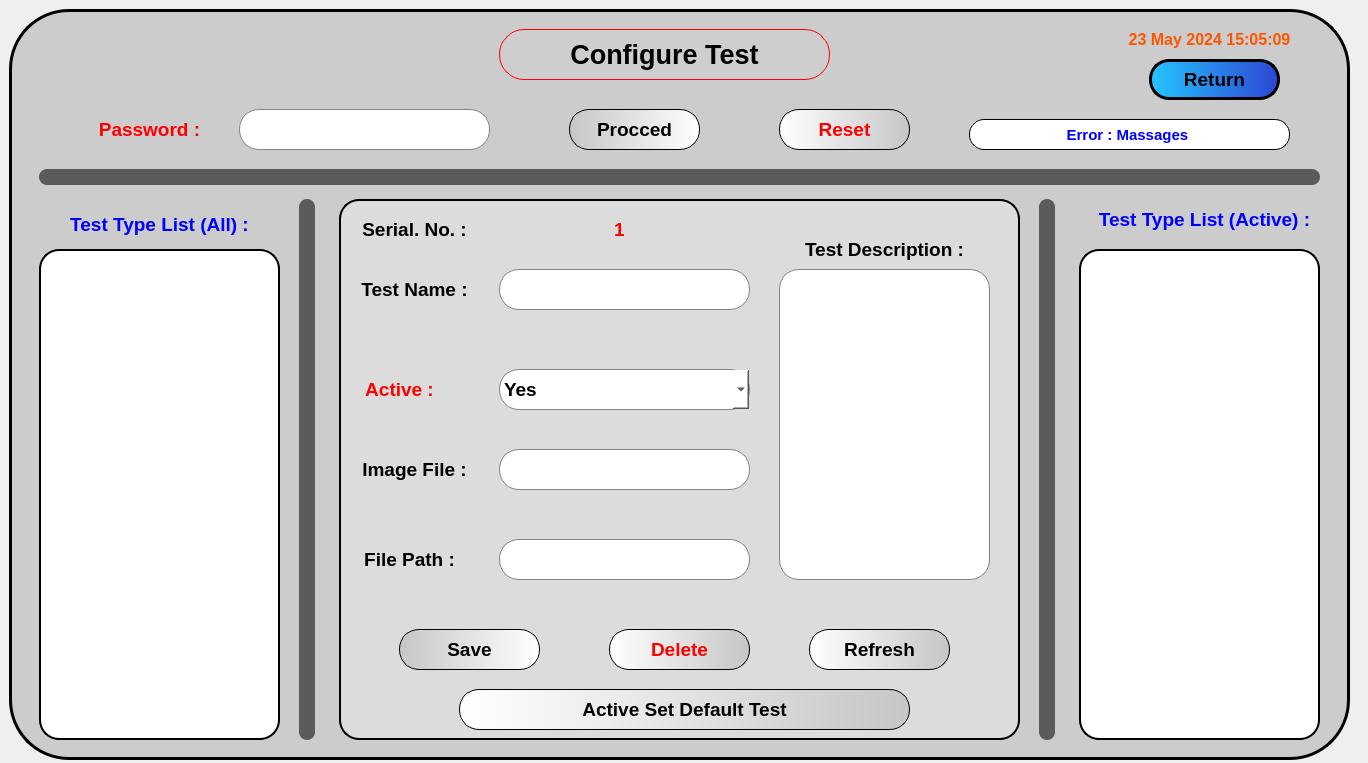
<?xml version="1.0" encoding="UTF-8"?>
<ui version="4.0">
 <class>MainWindow</class>
 <widget class="QMainWindow" name="MainWindow">
  <property name="geometry">
   <rect>
    <x>0</x>
    <y>0</y>
    <width>1368</width>
    <height>763</height>
   </rect>
  </property>
  <property name="windowTitle">
   <string>MainWindow</string>
  </property>
  <widget class="QWidget" name="centralwidget">
   <widget class="QFrame" name="frame">
    <property name="geometry">
     <rect>
      <x>9</x>
      <y>9</y>
      <width>1341</width>
      <height>751</height>
     </rect>
    </property>
    <property name="styleSheet">
     <string notr="true">border:3px solid black;
background-color: rgb(204, 204, 204);
border-radius:60px;</string>
    </property>
    <property name="frameShape">
     <enum>QFrame::StyledPanel</enum>
    </property>
    <property name="frameShadow">
     <enum>QFrame::Raised</enum>
    </property>
    <widget class="QLabel" name="label">
     <property name="geometry">
      <rect>
       <x>490</x>
       <y>20</y>
       <width>331</width>
       <height>51</height>
      </rect>
     </property>
     <property name="font">
      <font>
       <family>Arial</family>
       <pointsize>20</pointsize>
       <weight>75</weight>
       <italic>false</italic>
       <bold>true</bold>
       <underline>false</underline>
      </font>
     </property>
     <property name="cursor">
      <cursorShape>ForbiddenCursor</cursorShape>
     </property>
     <property name="mouseTracking">
      <bool>true</bool>
     </property>
     <property name="styleSheet">
      <string notr="true">#label{

border:1px solid red;
color: rgb(0, 0, 0);
border-radius:25px;
background:None;
background-color: rgb(206, 206, 206);}
#label:hover{
border:1px solid black;
color: rgb(255, 85, 0);
background-color: rgb(231, 231, 231);}</string>
     </property>
     <property name="text">
      <string>Configure Test</string>
     </property>
     <property name="alignment">
      <set>Qt::AlignCenter</set>
     </property>
    </widget>
    <widget class="QLabel" name="label_5">
     <property name="geometry">
      <rect>
       <x>960</x>
       <y>110</y>
       <width>321</width>
       <height>31</height>
      </rect>
     </property>
     <property name="font">
      <font>
       <family>Arial</family>
       <pointsize>11</pointsize>
       <weight>75</weight>
       <italic>false</italic>
       <bold>true</bold>
      </font>
     </property>
     <property name="cursor">
      <cursorShape>WhatsThisCursor</cursorShape>
     </property>
     <property name="styleSheet">
      <string notr="true">background-color:rgb(255, 255, 255); border:1px solid black; border-radius: 15px; color:rgb(255, 0, 0);
color: rgb(255, 255, 0);
color: rgb(0, 255, 255);
color: rgb(0, 0, 255);</string>
     </property>
     <property name="text">
      <string>Error : Massages </string>
     </property>
     <property name="alignment">
      <set>Qt::AlignCenter</set>
     </property>
    </widget>
    <widget class="QPushButton" name="pushButton_3">
     <property name="geometry">
      <rect>
       <x>1140</x>
       <y>50</y>
       <width>131</width>
       <height>41</height>
      </rect>
     </property>
     <property name="font">
      <font>
       <family>Arial</family>
       <pointsize>14</pointsize>
       <weight>75</weight>
       <italic>false</italic>
       <bold>true</bold>
      </font>
     </property>
     <property name="cursor">
      <cursorShape>PointingHandCursor</cursorShape>
     </property>
     <property name="styleSheet">
      <string notr="true">#pushButton_3 {background:None;
background-color: qlineargradient(spread:pad, x1:0, y1:0, x2:1, y2:0, stop:0 rgb(37, 197, 255), stop:1  rgb(44, 69, 211));
	
	
border-radius:20px;
border-color: rgb(0, 0, 0);
border-style:outset;
border-width:3px;
}
#pushButton_3:hover {
background-color: qlineargradient(spread:pad, x1:0, y1:0, x2:1, y2:0, stop:0 rgb(44, 69, 211), stop:1  rgb(37, 197, 255));
padding-bottom: 5px;
padding-right: 5px;
}

#pushButton_3:pressed {
background-color: rgb(37, 197, 255);
padding-top: 5px;
padding-left: 5px;
}</string>
     </property>
     <property name="text">
      <string>Return</string>
     </property>
    </widget>
    <widget class="QLabel" name="label_4">
     <property name="geometry">
      <rect>
       <x>1110</x>
       <y>20</y>
       <width>181</width>
       <height>21</height>
      </rect>
     </property>
     <property name="font">
      <font>
       <family>Arial</family>
       <pointsize>12</pointsize>
       <weight>75</weight>
       <bold>true</bold>
      </font>
     </property>
     <property name="cursor">
      <cursorShape>ForbiddenCursor</cursorShape>
     </property>
     <property name="styleSheet">
      <string notr="true">background:None;
border:None;

color: rgb(255, 85, 0);</string>
     </property>
     <property name="text">
      <string>23 May 2024 15:05:09</string>
     </property>
     <property name="alignment">
      <set>Qt::AlignCenter</set>
     </property>
    </widget>
    <widget class="QLabel" name="label_6">
     <property name="geometry">
      <rect>
       <x>30</x>
       <y>160</y>
       <width>1281</width>
       <height>16</height>
      </rect>
     </property>
     <property name="styleSheet">
      <string notr="true">background:None;
border-radius:8px;
background-color: rgb(91, 91, 91);
border:None;</string>
     </property>
     <property name="text">
      <string/>
     </property>
    </widget>
    <widget class="QLineEdit" name="lineEdit">
     <property name="geometry">
      <rect>
       <x>230</x>
       <y>100</y>
       <width>251</width>
       <height>41</height>
      </rect>
     </property>
     <property name="font">
      <font>
       <family>Arial</family>
       <pointsize>25</pointsize>
       <weight>75</weight>
       <bold>true</bold>
      </font>
     </property>
     <property name="styleSheet">
      <string notr="true">#lineEdit {background:None;background-color: rgb(255, 255, 255);border: 1px solid rgba(131,131,131,255);border-radius: 20px;}#lineEdit:hover {background-color: rgb(220, 220, 220);border: 3px solid;	border-color: rgb(255, 255, 255);border-radius: 20px;}#lineEdit:focus{background-color: rgb(255, 255, 255);border: 1px solid rgba(131,131,131,255);border-radius: 20px}</string>
     </property>
     <property name="echoMode">
      <enum>QLineEdit::Password</enum>
     </property>
     <property name="alignment">
      <set>Qt::AlignLeading|Qt::AlignLeft|Qt::AlignVCenter</set>
     </property>
    </widget>
    <widget class="QPushButton" name="pushButton">
     <property name="geometry">
      <rect>
       <x>560</x>
       <y>100</y>
       <width>131</width>
       <height>41</height>
      </rect>
     </property>
     <property name="font">
      <font>
       <family>Arial</family>
       <pointsize>14</pointsize>
       <weight>75</weight>
       <italic>false</italic>
       <bold>true</bold>
      </font>
     </property>
     <property name="cursor">
      <cursorShape>PointingHandCursor</cursorShape>
     </property>
     <property name="styleSheet">
      <string notr="true">#pushButton {color: rgb(0, 0, 0);background:None;background-color: qlineargradient(spread:pad, x1:0, y1:0, x2:1, y2:0, stop:0 rgb(198, 198, 198), stop:1  rgb(255, 255, 255));border-radius:20px;border-color: rgb(0, 0, 0);border-style:outset;border-width:1px;}#pushButton:hover {border: 1px solid green; color: rgb(0, 255, 0);background-color: qlineargradient(spread:pad, x1:0, y1:0, x2:1, y2:0, stop:0 rgb(255, 255, 255), stop:1  rgb(198, 198, 198));padding-bottom: 5px;padding-right: 5px;}#pushButton:pressed {background-color: rgb(255, 255, 255);padding-top: 5px;padding-left: 5px;}
</string>
     </property>
     <property name="text">
      <string>Procced</string>
     </property>
    </widget>
    <widget class="QPushButton" name="pushButton_2">
     <property name="geometry">
      <rect>
       <x>770</x>
       <y>100</y>
       <width>131</width>
       <height>41</height>
      </rect>
     </property>
     <property name="font">
      <font>
       <family>Arial</family>
       <pointsize>14</pointsize>
       <weight>75</weight>
       <italic>false</italic>
       <bold>true</bold>
      </font>
     </property>
     <property name="cursor">
      <cursorShape>PointingHandCursor</cursorShape>
     </property>
     <property name="styleSheet">
      <string notr="true">#pushButton_2 {color: rgb(255, 0, 0);background:None;background-color: qlineargradient(spread:pad, x1:0, y1:0, x2:1, y2:0, stop:0 rgb(255, 255, 255), stop:1  rgb(198, 198, 198));border-radius:20px;border-color: rgb(0, 0, 0);border-style:outset;border-width:1px;}#pushButton_2:hover { border: 1px solid red;color: rgb(0, 0, 0);background-color: qlineargradient(spread:pad, x1:0, y1:0, x2:1, y2:0, stop:0 rgb(198, 198, 198), stop:1  rgb(255, 255, 255));padding-bottom: 5px;padding-right: 5px;}#pushButton_2:pressed {background-color: rgb(198, 198, 198);padding-top: 5px;padding-left: 5px;}

</string>
     </property>
     <property name="text">
      <string>Reset</string>
     </property>
    </widget>
    <widget class="QLabel" name="label_3">
     <property name="geometry">
      <rect>
       <x>70</x>
       <y>110</y>
       <width>141</width>
       <height>20</height>
      </rect>
     </property>
     <property name="font">
      <font>
       <family>Arial</family>
       <pointsize>14</pointsize>
       <weight>75</weight>
       <bold>true</bold>
      </font>
     </property>
     <property name="styleSheet">
      <string notr="true">background:None;
border:None;
color: rgb(255, 0, 0);</string>
     </property>
     <property name="text">
      <string>Password :</string>
     </property>
     <property name="alignment">
      <set>Qt::AlignCenter</set>
     </property>
    </widget>
    <widget class="QFrame" name="frame_2">
     <property name="geometry">
      <rect>
       <x>10</x>
       <y>180</y>
       <width>1321</width>
       <height>561</height>
      </rect>
     </property>
     <property name="styleSheet">
      <string notr="true">border:2px solid;
border-radius:20px;
border-bottom-left-radius: 60px;
border-bottom-right-radius: 60px;
border:None;

</string>
     </property>
     <property name="frameShape">
      <enum>QFrame::StyledPanel</enum>
     </property>
     <property name="frameShadow">
      <enum>QFrame::Raised</enum>
     </property>
     <widget class="QLabel" name="label_7">
      <property name="geometry">
       <rect>
        <x>280</x>
        <y>10</y>
        <width>16</width>
        <height>541</height>
       </rect>
      </property>
      <property name="styleSheet">
       <string notr="true">background:None;
border-radius:8px;
background-color: rgb(91, 91, 91);
border:None;</string>
      </property>
      <property name="text">
       <string/>
      </property>
     </widget>
     <widget class="QLabel" name="label_8">
      <property name="geometry">
       <rect>
        <x>1020</x>
        <y>10</y>
        <width>16</width>
        <height>541</height>
       </rect>
      </property>
      <property name="styleSheet">
       <string notr="true">background:None;
border-radius:8px;
background-color: rgb(91, 91, 91);
border:None;</string>
      </property>
      <property name="text">
       <string/>
      </property>
     </widget>
     <widget class="QListWidget" name="listWidget">
      <property name="geometry">
       <rect>
        <x>20</x>
        <y>60</y>
        <width>241</width>
        <height>491</height>
       </rect>
      </property>
      <property name="font">
       <font>
        <family>Arial</family>
        <pointsize>12</pointsize>
        <weight>50</weight>
        <bold>false</bold>
        <underline>false</underline>
       </font>
      </property>
      <property name="cursor" stdset="0">
       <cursorShape>PointingHandCursor</cursorShape>
      </property>
      <property name="styleSheet">
       <string notr="true">border:2px solid;
border-radius:20px;
background-color: rgb(255, 255, 255);</string>
      </property>
      <property name="textElideMode">
       <enum>Qt::ElideRight</enum>
      </property>
      <property name="verticalScrollMode">
       <enum>QAbstractItemView::ScrollPerPixel</enum>
      </property>
      <property name="horizontalScrollMode">
       <enum>QAbstractItemView::ScrollPerPixel</enum>
      </property>
     </widget>
     <widget class="QFrame" name="frame_3">
      <property name="geometry">
       <rect>
        <x>320</x>
        <y>10</y>
        <width>681</width>
        <height>541</height>
       </rect>
      </property>
      <property name="styleSheet">
       <string notr="true">border:2px solid;
border-radius:20px;
background-color: rgb(220, 220, 220);</string>
      </property>
      <property name="frameShape">
       <enum>QFrame::StyledPanel</enum>
      </property>
      <property name="frameShadow">
       <enum>QFrame::Raised</enum>
      </property>
      <widget class="QLabel" name="label_11">
       <property name="geometry">
        <rect>
         <x>10</x>
         <y>70</y>
         <width>131</width>
         <height>41</height>
        </rect>
       </property>
       <property name="font">
        <font>
         <family>Arial</family>
         <pointsize>14</pointsize>
         <weight>75</weight>
         <bold>true</bold>
        </font>
       </property>
       <property name="styleSheet">
        <string notr="true">background:None;
border:None;
color: rgb(0, 0, 0);</string>
       </property>
       <property name="text">
        <string>Test Name :</string>
       </property>
       <property name="alignment">
        <set>Qt::AlignCenter</set>
       </property>
      </widget>
      <widget class="QLineEdit" name="lineEdit_2">
       <property name="geometry">
        <rect>
         <x>160</x>
         <y>70</y>
         <width>251</width>
         <height>41</height>
        </rect>
       </property>
       <property name="font">
        <font>
         <family>Arial</family>
         <pointsize>14</pointsize>
         <weight>50</weight>
         <bold>false</bold>
        </font>
       </property>
       <property name="styleSheet">
        <string notr="true">#lineEdit_2 {background:None;background-color: rgb(255, 255, 255);border: 1px solid rgba(131,131,131,255);border-radius: 20px;}#lineEdit_2:hover {background-color: rgb(220, 220, 220);border: 3px solid;	border-color: rgb(255, 255, 255);border-radius: 20px;}#lineEdit_2:focus{background-color: rgb(255, 255, 255);border: 1px solid rgba(131,131,131,255);border-radius: 20px}</string>
       </property>
       <property name="echoMode">
        <enum>QLineEdit::Normal</enum>
       </property>
       <property name="alignment">
        <set>Qt::AlignLeading|Qt::AlignLeft|Qt::AlignVCenter</set>
       </property>
      </widget>
      <widget class="QLabel" name="label_12">
       <property name="geometry">
        <rect>
         <x>10</x>
         <y>250</y>
         <width>131</width>
         <height>41</height>
        </rect>
       </property>
       <property name="font">
        <font>
         <family>Arial</family>
         <pointsize>14</pointsize>
         <weight>75</weight>
         <bold>true</bold>
        </font>
       </property>
       <property name="styleSheet">
        <string notr="true">background:None;
border:None;
color: rgb(0, 0, 0);</string>
       </property>
       <property name="text">
        <string>Image File :</string>
       </property>
       <property name="alignment">
        <set>Qt::AlignCenter</set>
       </property>
      </widget>
      <widget class="QLineEdit" name="lineEdit_3">
       <property name="geometry">
        <rect>
         <x>160</x>
         <y>250</y>
         <width>251</width>
         <height>41</height>
        </rect>
       </property>
       <property name="font">
        <font>
         <family>Arial</family>
         <pointsize>14</pointsize>
         <weight>50</weight>
         <bold>false</bold>
        </font>
       </property>
       <property name="styleSheet">
        <string notr="true">#lineEdit_3 {background:None;background-color: rgb(255, 255, 255);border: 1px solid rgba(131,131,131,255);border-radius: 20px;}#lineEdit_3:hover {background-color: rgb(220, 220, 220);border: 3px solid;	border-color: rgb(255, 255, 255);border-radius: 20px;}#lineEdit_3:focus{background-color: rgb(255, 255, 255);border: 1px solid rgba(131,131,131,255);border-radius: 20px}</string>
       </property>
       <property name="echoMode">
        <enum>QLineEdit::Normal</enum>
       </property>
       <property name="alignment">
        <set>Qt::AlignLeading|Qt::AlignLeft|Qt::AlignVCenter</set>
       </property>
      </widget>
      <widget class="QLabel" name="label_13">
       <property name="geometry">
        <rect>
         <x>10</x>
         <y>340</y>
         <width>121</width>
         <height>41</height>
        </rect>
       </property>
       <property name="font">
        <font>
         <family>Arial</family>
         <pointsize>14</pointsize>
         <weight>75</weight>
         <bold>true</bold>
        </font>
       </property>
       <property name="styleSheet">
        <string notr="true">background:None;
border:None;
color: rgb(0, 0, 0);</string>
       </property>
       <property name="text">
        <string>File Path :</string>
       </property>
       <property name="alignment">
        <set>Qt::AlignCenter</set>
       </property>
      </widget>
      <widget class="QPushButton" name="pushButton_6">
       <property name="geometry">
        <rect>
         <x>60</x>
         <y>430</y>
         <width>141</width>
         <height>41</height>
        </rect>
       </property>
       <property name="font">
        <font>
         <family>Arial</family>
         <pointsize>14</pointsize>
         <weight>75</weight>
         <italic>false</italic>
         <bold>true</bold>
        </font>
       </property>
       <property name="cursor">
        <cursorShape>PointingHandCursor</cursorShape>
       </property>
       <property name="styleSheet">
        <string notr="true">#pushButton_6 {color: rgb(0, 0, 0);background:None;background-color: qlineargradient(spread:pad, x1:0, y1:0, x2:1, y2:0, stop:0 rgb(198, 198, 198), stop:1  rgb(255, 255, 255));border-radius:20px;border-color: rgb(0, 0, 0);border-style:outset;border-width:1px;}#pushButton_6:hover {border: 1px solid green; color: rgb(0, 255, 0);background-color: qlineargradient(spread:pad, x1:0, y1:0, x2:1, y2:0, stop:0 rgb(255, 255, 255), stop:1  rgb(198, 198, 198));padding-bottom: 5px;padding-right: 5px;}#pushButton_6:pressed {background-color: rgb(255, 255, 255);padding-top: 5px;padding-left: 5px;}
</string>
       </property>
       <property name="text">
        <string>Save</string>
       </property>
      </widget>
      <widget class="QPushButton" name="pushButton_7">
       <property name="geometry">
        <rect>
         <x>270</x>
         <y>430</y>
         <width>141</width>
         <height>41</height>
        </rect>
       </property>
       <property name="font">
        <font>
         <family>Arial</family>
         <pointsize>14</pointsize>
         <weight>75</weight>
         <italic>false</italic>
         <bold>true</bold>
        </font>
       </property>
       <property name="cursor">
        <cursorShape>PointingHandCursor</cursorShape>
       </property>
       <property name="styleSheet">
        <string notr="true">#pushButton_7 {color: rgb(255, 0, 0);background:None;background-color: qlineargradient(spread:pad, x1:0, y1:0, x2:1, y2:0, stop:0 rgb(255, 255, 255), stop:1  rgb(198, 198, 198));border-radius:20px;border-color: rgb(0, 0, 0);border-style:outset;border-width:1px;}#pushButton_7:hover { border: 1px solid red;color: rgb(0, 0, 0);background-color: qlineargradient(spread:pad, x1:0, y1:0, x2:1, y2:0, stop:0 rgb(198, 198, 198), stop:1  rgb(255, 255, 255));padding-bottom: 5px;padding-right: 5px;}#pushButton_7:pressed {background-color: rgb(198, 198, 198);padding-top: 5px;padding-left: 5px;}

</string>
       </property>
       <property name="text">
        <string>Delete</string>
       </property>
      </widget>
      <widget class="QPushButton" name="pushButton_9">
       <property name="geometry">
        <rect>
         <x>120</x>
         <y>490</y>
         <width>451</width>
         <height>41</height>
        </rect>
       </property>
       <property name="font">
        <font>
         <family>Arial</family>
         <pointsize>14</pointsize>
         <weight>75</weight>
         <italic>false</italic>
         <bold>true</bold>
        </font>
       </property>
       <property name="cursor">
        <cursorShape>PointingHandCursor</cursorShape>
       </property>
       <property name="styleSheet">
        <string notr="true">#pushButton_9 {color: rgb(0, 0, 0);background:None;background-color: qlineargradient(spread:pad, x1:0, y1:0, x2:1, y2:0, stop:0 rgb(255, 255, 255), stop:1  rgb(198, 198, 198));border-radius:20px;border-color: rgb(0, 0, 0);border-style:outset;border-width:1px;}#pushButton_9:hover { border: 1px solid red;color: rgb(0, 0, 0);background-color: qlineargradient(spread:pad, x1:0, y1:0, x2:1, y2:0, stop:0 rgb(198, 198, 198), stop:1  rgb(255, 255, 255));padding-bottom: 5px;padding-right: 5px;}#pushButton_9:pressed {background-color: rgb(198, 198, 198);padding-top: 5px;padding-left: 5px;}

</string>
       </property>
       <property name="text">
        <string>Active Set Default Test</string>
       </property>
      </widget>
      <widget class="QLabel" name="label_17">
       <property name="geometry">
        <rect>
         <x>10</x>
         <y>10</y>
         <width>131</width>
         <height>41</height>
        </rect>
       </property>
       <property name="font">
        <font>
         <family>Arial</family>
         <pointsize>14</pointsize>
         <weight>75</weight>
         <bold>true</bold>
        </font>
       </property>
       <property name="styleSheet">
        <string notr="true">background:None;
border:None;
color: rgb(0, 0, 0);</string>
       </property>
       <property name="text">
        <string>Serial. No. :</string>
       </property>
       <property name="alignment">
        <set>Qt::AlignCenter</set>
       </property>
      </widget>
      <widget class="QLabel" name="label_18">
       <property name="geometry">
        <rect>
         <x>210</x>
         <y>20</y>
         <width>141</width>
         <height>20</height>
        </rect>
       </property>
       <property name="font">
        <font>
         <family>Arial</family>
         <pointsize>14</pointsize>
         <weight>75</weight>
         <bold>true</bold>
        </font>
       </property>
       <property name="styleSheet">
        <string notr="true">background:None;
border:None;
color: rgb(255, 0, 0);</string>
       </property>
       <property name="text">
        <string>1</string>
       </property>
       <property name="alignment">
        <set>Qt::AlignCenter</set>
       </property>
      </widget>
      <widget class="QLabel" name="label_19">
       <property name="geometry">
        <rect>
         <x>460</x>
         <y>40</y>
         <width>171</width>
         <height>21</height>
        </rect>
       </property>
       <property name="font">
        <font>
         <family>Arial</family>
         <pointsize>14</pointsize>
         <weight>75</weight>
         <bold>true</bold>
        </font>
       </property>
       <property name="styleSheet">
        <string notr="true">background:None;
border:None;
color: rgb(0, 0, 0);</string>
       </property>
       <property name="text">
        <string>Test Description :</string>
       </property>
       <property name="alignment">
        <set>Qt::AlignCenter</set>
       </property>
      </widget>
      <widget class="QTextEdit" name="textEdit">
       <property name="geometry">
        <rect>
         <x>440</x>
         <y>70</y>
         <width>211</width>
         <height>311</height>
        </rect>
       </property>
       <property name="font">
        <font>
         <family>Arial</family>
         <pointsize>14</pointsize>
         <weight>50</weight>
         <bold>false</bold>
        </font>
       </property>
       <property name="styleSheet">
        <string notr="true">#textEdit {background:None;background-color: rgb(255, 255, 255);border: 1px solid rgba(131,131,131,255);border-radius: 20px;}#textEdit:hover {background-color: rgb(220, 220, 220);border: 3px solid;	border-color: rgb(255, 255, 255);border-radius: 20px;}#textEdit:focus{background-color: rgb(255, 255, 255);border: 1px solid rgba(131,131,131,255);border-radius: 20px}</string>
       </property>
      </widget>
      <widget class="QLabel" name="label_20">
       <property name="geometry">
        <rect>
         <x>10</x>
         <y>170</y>
         <width>101</width>
         <height>41</height>
        </rect>
       </property>
       <property name="font">
        <font>
         <family>Arial</family>
         <pointsize>14</pointsize>
         <weight>75</weight>
         <bold>true</bold>
        </font>
       </property>
       <property name="styleSheet">
        <string notr="true">background:None;
border:None;
color: rgb(255, 0, 0);</string>
       </property>
       <property name="text">
        <string>Active :</string>
       </property>
       <property name="alignment">
        <set>Qt::AlignCenter</set>
       </property>
      </widget>
      <widget class="QComboBox" name="comboBox">
       <property name="geometry">
        <rect>
         <x>160</x>
         <y>170</y>
         <width>251</width>
         <height>41</height>
        </rect>
       </property>
       <property name="font">
        <font>
         <family>Arial</family>
         <pointsize>14</pointsize>
         <weight>75</weight>
         <bold>true</bold>
        </font>
       </property>
       <property name="cursor">
        <cursorShape>PointingHandCursor</cursorShape>
       </property>
       <property name="styleSheet">
        <string notr="true">#comboBox {background:None;background-color: rgb(255, 255, 255);border: 1px solid rgba(131,131,131,255);border-radius: 20px;}#comboBox:hover {background-color: rgb(220, 220, 220);border: 3px solid;	border-color: rgb(255, 255, 255);border-radius: 20px;}#comboBox:focus{background-color: rgb(255, 255, 255);border: 1px solid rgba(131,131,131,255);border-radius: 20px}</string>
       </property>
       <item>
        <property name="text">
         <string>Yes</string>
        </property>
       </item>
       <item>
        <property name="text">
         <string>No</string>
        </property>
       </item>
      </widget>
      <widget class="QLineEdit" name="lineEdit_4">
       <property name="geometry">
        <rect>
         <x>160</x>
         <y>340</y>
         <width>251</width>
         <height>41</height>
        </rect>
       </property>
       <property name="font">
        <font>
         <family>Arial</family>
         <pointsize>14</pointsize>
         <weight>50</weight>
         <bold>false</bold>
        </font>
       </property>
       <property name="styleSheet">
        <string notr="true">#lineEdit_4 {background:None;background-color: rgb(255, 255, 255);border: 1px solid rgba(131,131,131,255);border-radius: 20px;}#lineEdit_4:hover {background-color: rgb(220, 220, 220);border: 3px solid;	border-color: rgb(255, 255, 255);border-radius: 20px;}#lineEdit_4:focus{background-color: rgb(255, 255, 255);border: 1px solid rgba(131,131,131,255);border-radius: 20px}</string>
       </property>
       <property name="echoMode">
        <enum>QLineEdit::Normal</enum>
       </property>
       <property name="alignment">
        <set>Qt::AlignLeading|Qt::AlignLeft|Qt::AlignVCenter</set>
       </property>
      </widget>
      <widget class="QPushButton" name="pushButton_8">
       <property name="geometry">
        <rect>
         <x>470</x>
         <y>430</y>
         <width>141</width>
         <height>41</height>
        </rect>
       </property>
       <property name="font">
        <font>
         <family>Arial</family>
         <pointsize>14</pointsize>
         <weight>75</weight>
         <italic>false</italic>
         <bold>true</bold>
        </font>
       </property>
       <property name="cursor">
        <cursorShape>PointingHandCursor</cursorShape>
       </property>
       <property name="styleSheet">
        <string notr="true">#pushButton_8 {color: rgb(0, 0, 0);background:None;background-color: qlineargradient(spread:pad, x1:0, y1:0, x2:1, y2:0, stop:0 rgb(255, 255, 255), stop:1  rgb(198, 198, 198));border-radius:20px;border-color: rgb(0, 0, 0);border-style:outset;border-width:1px;}#pushButton_8:hover { border: 1px solid red;color: rgb(0, 0, 0);background-color: qlineargradient(spread:pad, x1:0, y1:0, x2:1, y2:0, stop:0 rgb(198, 198, 198), stop:1  rgb(255, 255, 255));padding-bottom: 5px;padding-right: 5px;}#pushButton_8:pressed {background-color: rgb(198, 198, 198);padding-top: 5px;padding-left: 5px;}

</string>
       </property>
       <property name="text">
        <string>Refresh</string>
       </property>
      </widget>
     </widget>
     <widget class="QLabel" name="label_9">
      <property name="geometry">
       <rect>
        <x>20</x>
        <y>20</y>
        <width>241</width>
        <height>31</height>
       </rect>
      </property>
      <property name="font">
       <font>
        <family>Arial</family>
        <pointsize>14</pointsize>
        <weight>75</weight>
        <italic>false</italic>
        <bold>true</bold>
       </font>
      </property>
      <property name="styleSheet">
       <string notr="true">background:None;
border:None;
color: rgb(0, 0, 255);</string>
      </property>
      <property name="text">
       <string>Test Type List (All) :</string>
      </property>
      <property name="alignment">
       <set>Qt::AlignCenter</set>
      </property>
     </widget>
     <widget class="QLabel" name="label_10">
      <property name="geometry">
       <rect>
        <x>1050</x>
        <y>10</y>
        <width>271</width>
        <height>41</height>
       </rect>
      </property>
      <property name="font">
       <font>
        <family>Arial</family>
        <pointsize>14</pointsize>
        <weight>75</weight>
        <italic>false</italic>
        <bold>true</bold>
       </font>
      </property>
      <property name="styleSheet">
       <string notr="true">background:None;
border:None;
color: rgb(0, 0, 255);</string>
      </property>
      <property name="text">
       <string>Test Type List (Active) :</string>
      </property>
      <property name="alignment">
       <set>Qt::AlignCenter</set>
      </property>
     </widget>
     <widget class="QListWidget" name="listWidget_2">
      <property name="geometry">
       <rect>
        <x>1060</x>
        <y>60</y>
        <width>241</width>
        <height>491</height>
       </rect>
      </property>
      <property name="font">
       <font>
        <family>Arial</family>
        <pointsize>14</pointsize>
        <weight>50</weight>
        <bold>false</bold>
        <underline>false</underline>
       </font>
      </property>
      <property name="cursor" stdset="0">
       <cursorShape>PointingHandCursor</cursorShape>
      </property>
      <property name="styleSheet">
       <string notr="true">border:2px solid;
border-radius:20px;
background-color: rgb(255, 255, 255);</string>
      </property>
      <property name="textElideMode">
       <enum>Qt::ElideRight</enum>
      </property>
      <property name="verticalScrollMode">
       <enum>QAbstractItemView::ScrollPerPixel</enum>
      </property>
      <property name="horizontalScrollMode">
       <enum>QAbstractItemView::ScrollPerPixel</enum>
      </property>
     </widget>
    </widget>
   </widget>
  </widget>
 </widget>
 <resources/>
 <connections/>
</ui>
